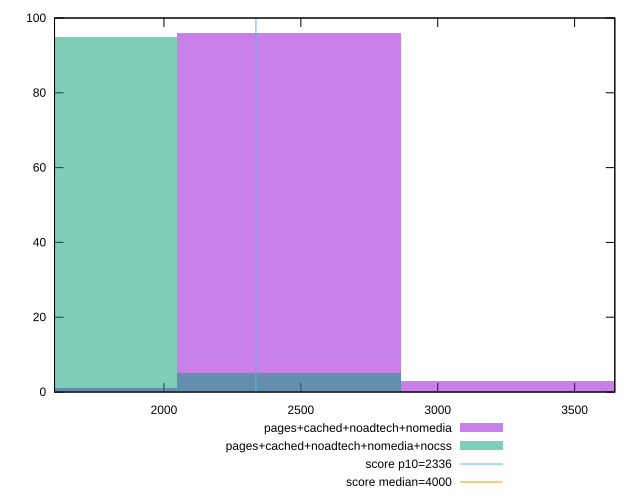

Source code (gnuplot):
reset

$pagesCachedNoadtechNomedia <<EOF
2456.0745895233003 96
3274.7661193644008 3
1637.3830596822004 1
EOF

$pagesCachedNoadtechNomediaNocss <<EOF
2456.0745895233003 5
1637.3830596822004 95
EOF

set key outside below
set boxwidth 818.6915298411002
set xrange [1600.4009999999998:3646.87]
set yrange [0:100]
set trange [0:100]
set style fill transparent solid 0.5 noborder

set parametric
set terminal svg size 640, 500 enhanced background rgb 'white'
set output "report_00015_2021-02-09T16-11-33.973Z/first-contentful-paint/comparison/histogram/3_vs_4.svg"

plot $pagesCachedNoadtechNomedia title "pages+cached+noadtech+nomedia" with boxes, \
     $pagesCachedNoadtechNomediaNocss title "pages+cached+noadtech+nomedia+nocss" with boxes, \
     2336,t title "score p10=2336", \
     4000,t title "score median=4000"

reset
